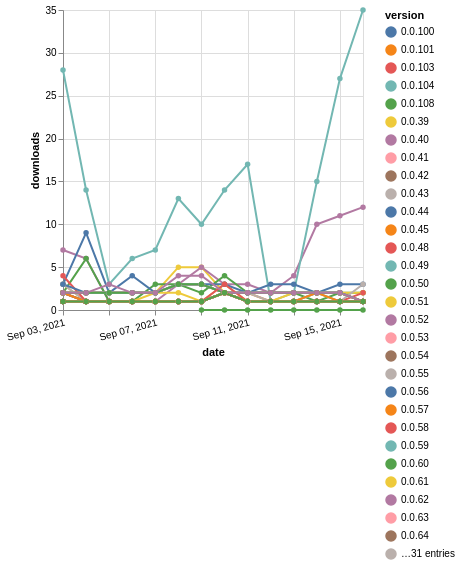

Specify this chart in Vega-Lite:
### Vega-Lite specification from a JSON file in a GitHub repository (floating-point values rounded to 4 significant figures; data arrays with more than 128 entries replaced by an {"elided": "..."} marker saying what was removed)
{"$schema": "https://vega.github.io/schema/vega-lite/v5.json", "description": "A simple bar chart with embedded data.", "data": {"values": {"elided": "834 records"}}, "width": "container", "mark": {"type": "line", "point": {"filled": true}}, "encoding": {"x": {"field": "date", "type": "temporal", "timeUnit": "yearmonthdate", "title": "date", "axis": {"labelAngle": -15}}, "y": {"field": "delta", "type": "quantitative", "title": "downloads"}, "color": {"field": "version", "type": "nominal"}, "tooltip": {"field": "delta"}}}
